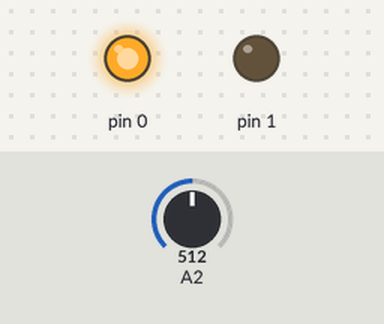
Recording of a sketch running on a simulated Arduino Uno, built with avr-gcc and run on an emulated ATmega328P. Parts: output pins drawn as LEDs (lit = HIGH). The test bench sets the inputs (shaded band); at power-on: A2 = 512. Random numbers use the default seed unless the sketch sets one.

Above: at 0.1 s.
At 11.1 s:
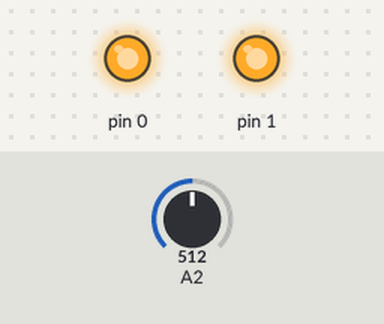
11.2 s: A2 set to 900
At 16.5 s:
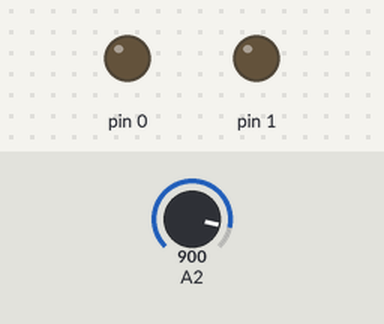
Timing chart, 0 to 20.8 s (numbered marks = the images above; inputs shaded):
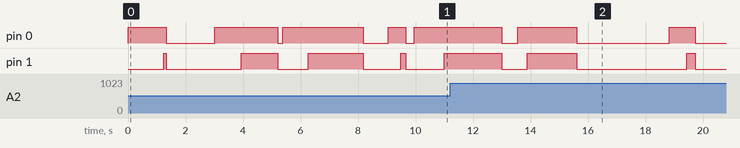

The sketch:

Gemma_Bot_Bacteria.ino
```cpp
//Tomas de Camino Beck
//www.funcostarica.org

#define M1 220 //mas para RC
#define M0 220

int luz;


void setup() {
  // put your setup code here, to run once:
  pinMode(0, OUTPUT);
  pinMode(1, OUTPUT);
  pinMode(2, INPUT);
}

void loop() {
  // put your main code here, to run repeatedly:
  luz = analogRead(2);
  int t = random(luz);
  //moveLeft();
  //delay(t);
  moveRight();
  delay(random(2000));
  moveForward();
  delay(random(2000));
  moveStop();
  delay(t*4);

}

void moveForward() {
  digitalWrite(0, HIGH);
  digitalWrite(1, HIGH);
}

void moveLeft() {
  digitalWrite(0, LOW);
  digitalWrite(1, HIGH);
}

void moveRight() {
  digitalWrite(0,HIGH);
  digitalWrite(1, LOW);
}

void moveStop() {
  analogWrite(0, LOW);
  analogWrite(1, LOW);
}
```
